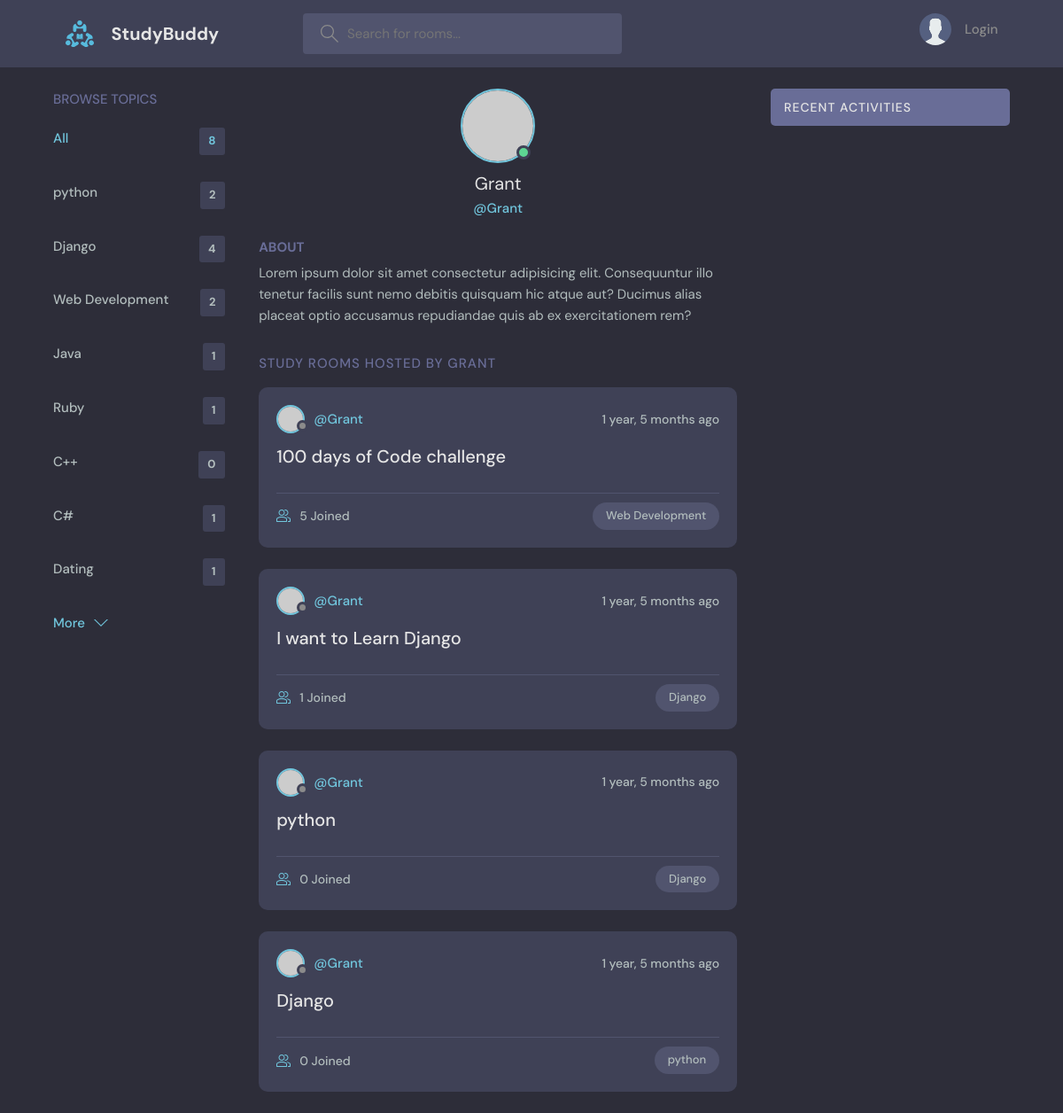
Page /profile/1/ on the committed database.
### base/models.py (models this page shows, shortened)
class Topic(models.Model):
    name = models.CharField(max_length=200)

class Room(models.Model):
    host = models.ForeignKey(User, on_delete = models.SET_NULL, null = True)
    topic = models.ForeignKey(Topic, on_delete = models.SET_NULL, null = True)
    name = models.CharField(max_length = 200)
    description = models.TextField(null = True, blank = True)
    participants = models.ManyToManyField(User, related_name='participants', blank=True)
    updated = models.DateTimeField(auto_now=True)
    created = models.DateTimeField(auto_now_add=True)

### base/views.py (the view)
# urls.py: path('profile/<str:pk>/', views.userProfile, name="user-profile"),
def userProfile(request, pk):
    user = User.objects.get(id = pk)
    rooms = user.room_set.all()
    room_messages = user.message_set.all()
    topics = Topic.objects.all()
    context = {'user': user, 'rooms': rooms, 'room_messages': room_messages, 'topics':topics}
    return render(request, 'base/profile.html', context)

### base/templates/base/profile.html (shortened to what this page needs)
{% extends 'main.html' %}
{% block content%}
  <main class="profile-page layout layout--3">
    <div class="container">
      {% include 'base/topics_components.html' %}
      <div class="roomList">
        <div class="profile">
          <div class="profile__avatar">
            <div class="avatar avatar--large active">
              <img src="https://randomuser.me/api/portraits/men/11.jpg" />
            </div>
          </div>
          <div class="profile__info">
            <h3>{{user.username}}</h3>
            <p>@{{user.username}}</p>
          </div>
          <div class="profile__about">
            <h3>About</h3>
            <p>
              Lorem ipsum dolor sit amet consectetur adipisicing elit. Consequuntur illo tenetur
              facilis sunt nemo debitis quisquam hic atque aut? Ducimus alias placeat optio
              accusamus repudiandae quis ab ex exercitationem rem?
            </p>
          </div>
        </div>
        <div class="roomList__header">
          <div>
            <h2>Study Rooms Hosted by {{user.username}}</a>
            </h2>
          </div>
        </div>
        {% include 'base/feed_component.html' %}
      </div>
      {% include 'base/activity_component.html' %}
    </div>
  </main>
{% endblock content%}

### templates/main.html (shortened to what this page needs)
<!DOCTYPE html>
{% load static %}
<html lang="en">
  <head>
    <link rel="stylesheet" href="{% static 'styles/style.css' %}" />
  </head>
  <body>
    {% include 'navbar.html'%}
    {% block content %}
    {% endblock %}
  </body>
</html>

### templates/navbar.html (shortened to what this page needs)
{% load static%}
<header class="header header--loggedIn">
    <div class="container">
      <a href="{% url 'home' %}" class="header__logo">
        <img src="{% static 'images/logo.svg' %}" />
        <h1>StudyBuddy</h1>
      </a>
      <form class="header__search" method="GET" action="{% url 'home'%}">
        <label>
          <input name="q" placeholder="Search for rooms..." / >
        </label>
      </form>
      <nav class="header__menu">
        {% if request.user.is_authenticated %}
        <div class="header__user">
          <a href="{% url 'update-user' %}">
            <div class="avatar avatar--medium active">
              <img src="https://randomuser.me/api/portraits/men/37.jpg" />
            </div>
            <p>{{request.user.username}} <span>@{{request.user.username}}</span></p>
          </a>
          <button class="dropdown-button">
            <svg version="1.1" xmlns="http://www.w3.org/2000/svg" width="32" height="32" viewBox="0 0 32 32">
              <title>chevron-down</title>
              <path d="M16 21l-13-13h-3l16 16 16-16h-3l-13 13z"></path>
            </svg>
          </button>
        </div>
        {% else %}
        <a href="{% url 'login' %}">
          <img src="{% static 'images/avatar.svg' %}" />
          <p>Login</p>
        </a>
        {% endif %}
      </nav>
    </div>
  </header>

### base/templates/base/topics_components.html
<div class="topics">
    <div class="topics__header">
      <h2>Browse Topics</h2>
    </div>
    <ul class="topics__list">
      <li>
        <a href="{% url 'home' %}" class="active">All <span>{{topics.count}}</span></a>
      </li>
      {%for topic in topics%}
      <li>
        <a href="{% url 'home' %}?q={{topic.name}}">{{topic.name}}<span>{{topic.room_set.all.count}}</span></a>
      </li>
      {% endfor %}
    </ul>
    <a class="btn btn--link" href="{% url 'topics' %}">
      More
      <svg version="1.1" xmlns="http://www.w3.org/2000/svg" width="32" height="32" viewBox="0 0 32 32">
        <title>chevron-down</title>
        <path d="M16 21l-13-13h-3l16 16 16-16h-3l-13 13z"></path>
      </svg>
    </a>
  </div>

### base/templates/base/feed_component.html (shortened to what this page needs)
{% for room in rooms %}
 <div class="roomListRoom">
            <div class="roomListRoom__header">
              <a href="{% url 'user-profile' room.host.id %}" class="roomListRoom__author">
                <div class="avatar avatar--small">
                  <img src="https://randomuser.me/api/portraits/women/11.jpg" />
                </div>
                <span>@{{room.host.username}}</span>
              </a>
              <div class="roomListRoom__actions">
                <span>{{room.created|timesince}} ago</span>
              </div>
            </div>
            <div class="roomListRoom__content">
              <a href="{% url 'room' room.id%}">{{room.name}}</a>
            </div>
            <div class="roomListRoom__meta">
              <a href="{% url 'room' room.id%}" class="roomListRoom__joined">
                {{room.participants.all.count}} Joined
              </a>
              <p class="roomListRoom__topic">{{room.topic.name}}</p>
            </div>
 </div>
 {%endfor%}

### base/templates/base/activity_component.html (shortened to what this page needs)
<div class="activities">
   <div class="activities__header">
     <h2>Recent Activities</h2>
   </div>
 </div>

### rows in the picture
Topic: name "python", room_set.all.count "2"
Topic: name "Django", room_set.all.count "4"
Topic: name "Web Development", room_set.all.count "2"
Topic: name "Java", room_set.all.count "1"
Topic: name "Ruby", room_set.all.count "1"
Topic: name "C++", room_set.all.count "0"
Topic: name "C#", room_set.all.count "1"
Topic: name "Dating", room_set.all.count "1"
Room: host.username "Grant", created "1 year, 5 months", name "100 days of Code challenge", participants.all.count "5", topic.name "Web Development"
Room: host.username "Grant", created "1 year, 5 months", name "I want to Learn Django", participants.all.count "1", topic.name "Django"
Room: host.username "Grant", created "1 year, 5 months", name "python", participants.all.count "0", topic.name "Django"
Room: host.username "Grant", created "1 year, 5 months", name "Django", participants.all.count "0", topic.name "python"

### other values in the picture
{{ topics.count }} "8"
{{ user.username }} "Grant"
{{ user.username }} "GRANT"
